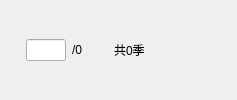
            <widget class="QWidget" name="widget_AS_Op" native="true">
             <property name="minimumSize">
              <size>
               <width>0</width>
               <height>0</height>
              </size>
             </property>
             <layout class="QHBoxLayout" name="horizontalLayout_3">
              <property name="leftMargin">
               <number>0</number>
              </property>
              <property name="topMargin">
               <number>0</number>
              </property>
              <property name="rightMargin">
               <number>0</number>
              </property>
              <property name="bottomMargin">
               <number>0</number>
              </property>
              <item>
               <widget class="QPushButton" name="pushButton_AS_PrePage">
                <property name="sizePolicy">
                 <sizepolicy hsizetype="Fixed" vsizetype="Fixed">
                  <horstretch>0</horstretch>
                  <verstretch>0</verstretch>
                 </sizepolicy>
                </property>
                <property name="minimumSize">
                 <size>
                  <width>20</width>
                  <height>20</height>
                 </size>
                </property>
                <property name="maximumSize">
                 <size>
                  <width>20</width>
                  <height>20</height>
                 </size>
                </property>
                <property name="styleSheet">
                 <string notr="true">#pushButton_AS_PrePage
{
  border: 0px;
}</string>
                </property>
                <property name="text">
                 <string notr="true"/>
                </property>
                <property name="icon">
                 <iconset>
                  <normalon>:/File/img/left_enable.png</normalon>
                 </iconset>
                </property>
                <property name="iconSize">
                 <size>
                  <width>20</width>
                  <height>20</height>
                 </size>
                </property>
               </widget>
              </item>
              <item>
               <widget class="QLineEdit" name="lineEdit_AS_Page">
                <property name="minimumSize">
                 <size>
                  <width>0</width>
                  <height>20</height>
                 </size>
                </property>
                <property name="maximumSize">
                 <size>
                  <width>40</width>
                  <height>16777215</height>
                 </size>
                </property>
                <property name="alignment">
                 <set>Qt::AlignRight|Qt::AlignTrailing|Qt::AlignVCenter</set>
                </property>
               </widget>
              </item>
              <item>
               <widget class="QLabel" name="label_AS_PageTotal">
                <property name="text">
                 <string notr="true">/0</string>
                </property>
               </widget>
              </item>
              <item>
               <widget class="QPushButton" name="pushButton_AS_NextPage">
                <property name="sizePolicy">
                 <sizepolicy hsizetype="Fixed" vsizetype="Fixed">
                  <horstretch>0</horstretch>
                  <verstretch>0</verstretch>
                 </sizepolicy>
                </property>
                <property name="minimumSize">
                 <size>
                  <width>20</width>
                  <height>20</height>
                 </size>
                </property>
                <property name="maximumSize">
                 <size>
                  <width>20</width>
                  <height>20</height>
                 </size>
                </property>
                <property name="styleSheet">
                 <string notr="true">#pushButton_AS_NextPage
{
  border: 0px;
}</string>
                </property>
                <property name="text">
                 <string notr="true"/>
                </property>
                <property name="icon">
                 <iconset>
                  <normalon>:/File/img/right_enable.png</normalon>
                 </iconset>
                </property>
                <property name="iconSize">
                 <size>
                  <width>20</width>
                  <height>20</height>
                 </size>
                </property>
               </widget>
              </item>
              <item>
               <widget class="QLabel" name="label_AS_Total">
                <property name="text">
                 <string notr="true">共0季</string>
                </property>
               </widget>
              </item>
              <item>
               <spacer name="hSpacer_AS_Op">
                <property name="orientation">
                 <enum>Qt::Horizontal</enum>
                </property>
                <property name="sizeHint" stdset="0">
                 <size>
                  <width>40</width>
                  <height>20</height>
                 </size>
                </property>
               </spacer>
              </item>
              <item>
               <widget class="QPushButton" name="pushButton_AS_New">
                <property name="sizePolicy">
                 <sizepolicy hsizetype="Fixed" vsizetype="Fixed">
                  <horstretch>0</horstretch>
                  <verstretch>0</verstretch>
                 </sizepolicy>
                </property>
                <property name="minimumSize">
                 <size>
                  <width>20</width>
                  <height>20</height>
                 </size>
                </property>
                <property name="maximumSize">
                 <size>
                  <width>20</width>
                  <height>20</height>
                 </size>
                </property>
                <property name="styleSheet">
                 <string notr="true">#pushButton_AS_New
{
  border: 0px;
}</string>
                </property>
                <property name="text">
                 <string notr="true"/>
                </property>
                <property name="icon">
                 <iconset>
                  <normalon>:/File/img/add_enable.png</normalon>
                 </iconset>
                </property>
                <property name="iconSize">
                 <size>
                  <width>20</width>
                  <height>20</height>
                 </size>
                </property>
               </widget>
              </item>
              <item>
               <widget class="QPushButton" name="pushButton_AS_Delete">
                <property name="sizePolicy">
                 <sizepolicy hsizetype="Fixed" vsizetype="Fixed">
                  <horstretch>0</horstretch>
                  <verstretch>0</verstretch>
                 </sizepolicy>
                </property>
                <property name="minimumSize">
                 <size>
                  <width>20</width>
                  <height>20</height>
                 </size>
                </property>
                <property name="maximumSize">
                 <size>
                  <width>20</width>
                  <height>20</height>
                 </size>
                </property>
                <property name="styleSheet">
                 <string notr="true">#pushButton_AS_Delete
{
  border: 0px;
}</string>
                </property>
                <property name="text">
                 <string notr="true"/>
                </property>
                <property name="icon">
                 <iconset>
                  <normalon>:/File/img/delete_enable.png</normalon>
                 </iconset>
                </property>
                <property name="iconSize">
                 <size>
                  <width>20</width>
                  <height>20</height>
                 </size>
                </property>
               </widget>
              </item>
             </layout>
            </widget>
